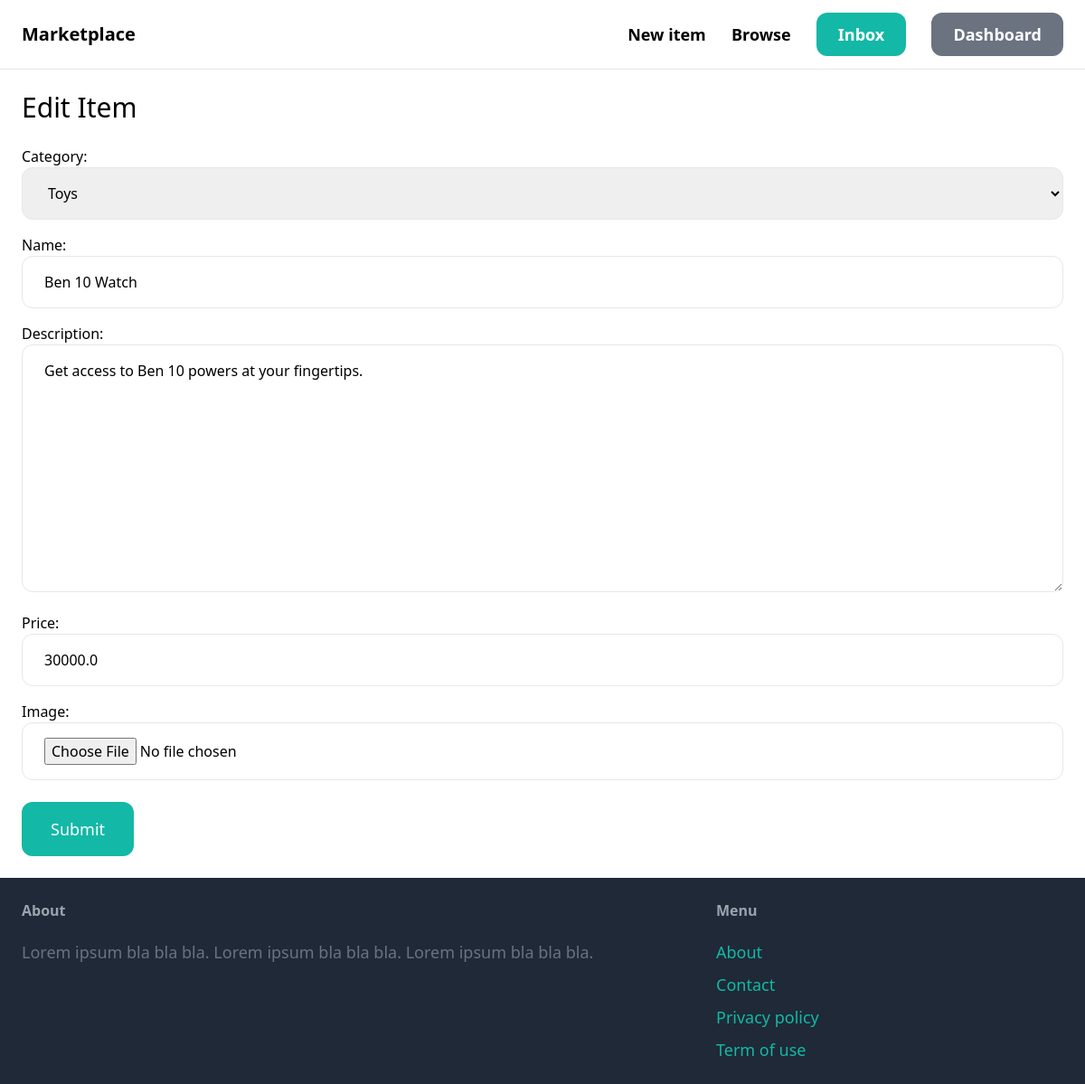
Page /items/5/edit/ (signed in) on the earlier database version.
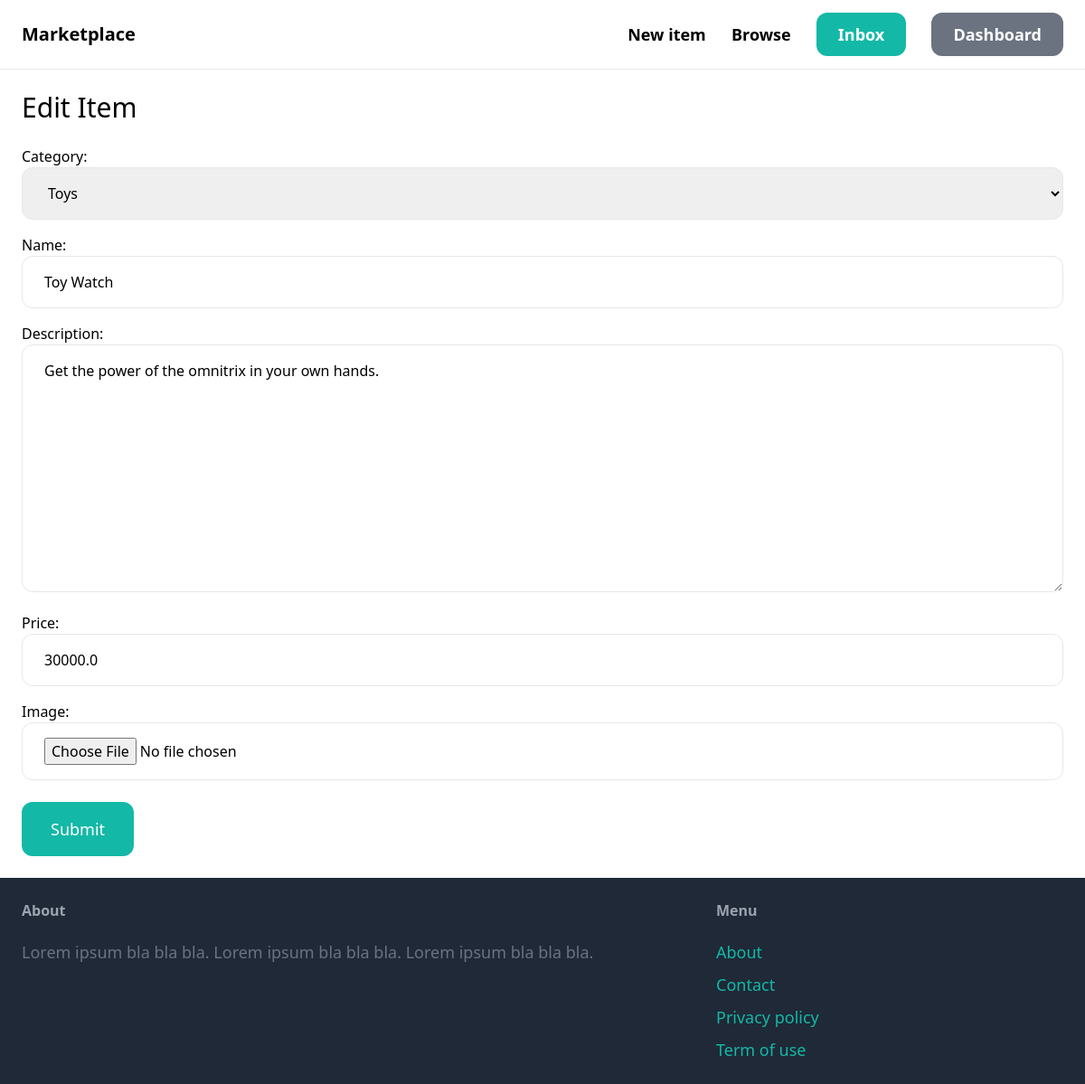
Same page on the later database version.
### item/models.py (models this page shows, shortened)
class Category(models.Model):
    name = models.CharField(max_length=255)
    class Meta:
        ordering = ('name',)
        verbose_name_plural = 'Categories'
    def __str__(self):
        return self.name

class Item(models.Model):
    category = models.ForeignKey(Category, related_name='items', on_delete=models.CASCADE)
    name = models.CharField(max_length=255)
    description = models.TextField(blank=True, null=True)
    price = models.FloatField()
    image = models.ImageField(upload_to='item_images', blank=True,null=True)
    is_sold = models.BooleanField(default=False)
    created_by = models.ForeignKey(User, related_name='items', on_delete=models.CASCADE)
    created_at = models.DateTimeField(auto_now_add=True)

### item/views.py (the view)
# urls.py: path('<int:pk>/edit/', views.edit, name='edit'),
@login_required
def edit(request, pk):
    item = get_object_or_404(Item, pk=pk, created_by=request.user)
    if request.method == 'POST':
        form = EditItemForm(request.POST, request.FILES, instance=item)
        if form.is_valid():
            item.save()
            return redirect('item:detail', pk=item.id)
    else:
        form = NewItemForm(instance=item)
    return render(request, 'item/form.html', {
        'form': form,
        'title': 'Edit Item',
    })

### item/forms.py
class NewItemForm(forms.ModelForm):
    class Meta:
        model = Item
        fields = ('category', 'name', 'description', 'price', 'image', )
        widgets = {
            'category': forms.Select(attrs={
                'class': INPUT_CLASSES
            }),
            'name': forms.TextInput(attrs={
                'class': INPUT_CLASSES
            }),
            'description': forms.Textarea(attrs={
                'class': INPUT_CLASSES
            }),
            'price': forms.TextInput(attrs={
                'class': INPUT_CLASSES
            }),
            'image': forms.FileInput(attrs={
                'class': INPUT_CLASSES
            })
        }

### item/templates/item/form.html (shortened to what this page needs)
{% extends 'base/base.html' %}
{% block content %}
<h1 class="mb-6 text-3xl">{{ title }}</h1>
<form method="post" action="." enctype="multipart/form-data">
    <div class="space-y-4">
        {{ form.as_p }}
    </div>
    <button class="mt-6 py-4 px-8 text-lg bg-teal-500 hover:bg-teal-700 rounded-xl text-white">Submit</button>
</form>
{% endblock %}

Differences in the rows shown:
changed Item "Toys": description "Get access to Ben 10 powers at your fingertips." → "Get the power of the omnitrix in your own hands."
changed through a linked row, Category: name "Ben 10 Watch" → "Toy Watch"
